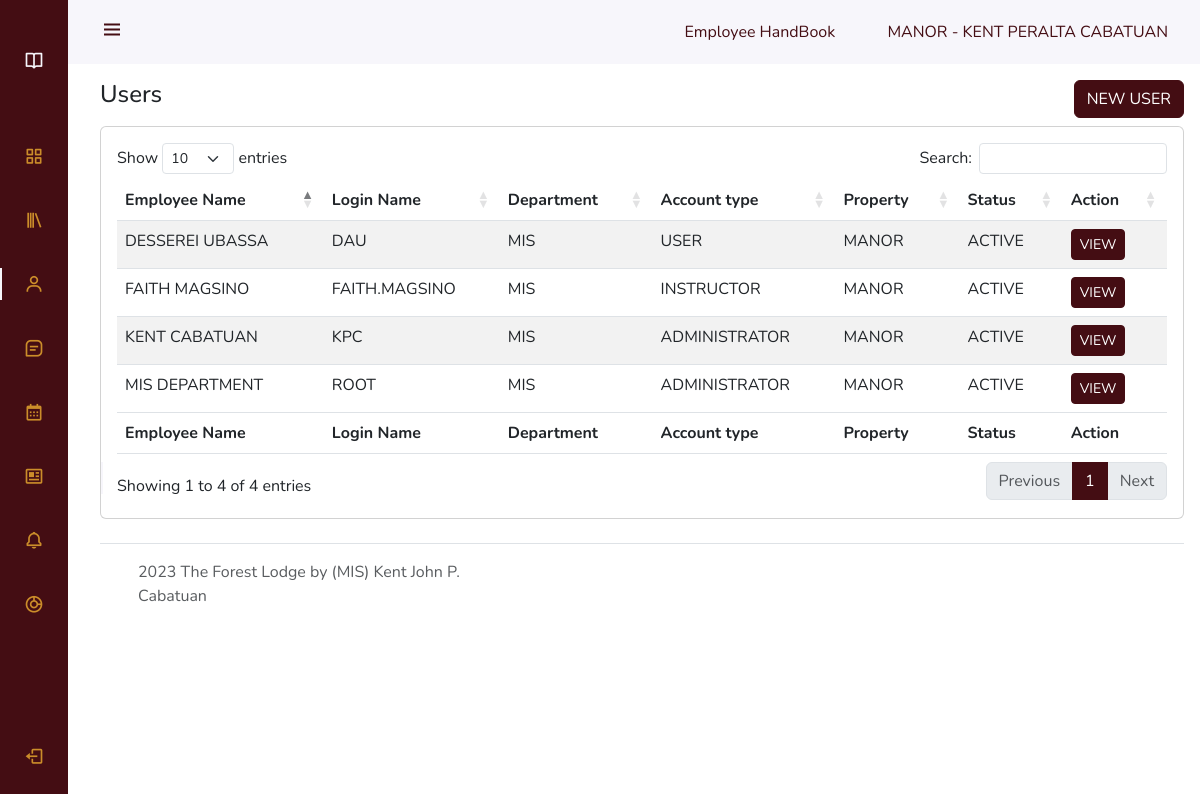
Screenshot of /user_accounts.php (signed in) with the database file from the repository.
### tables this page shows
CREATE TABLE `tbl_employee` (
  `employee_id` int(100) NOT NULL,
  `employee_username` varchar(255) NOT NULL,
  `employee_mobile_number` varchar(50) NOT NULL,
  `employee_email` varchar(255) NOT NULL,
  `employee_password` varchar(255) NOT NULL,
  `employee_first_name` varchar(50) NOT NULL,
  `employee_last_name` varchar(50) NOT NULL,
  `employee_middle_name` varchar(20) NOT NULL,
  `employee_suffix` varchar(20) NOT NULL,
  `employee_job_title` varchar(50) NOT NULL,
  `department_id` int(20) NOT NULL,
  `employee_baguio_address` varchar(50) NOT NULL,
  `employee_present_address` varchar(50) NOT NULL,
  `account_type` varchar(20) NOT NULL,
  `account_status` varchar(20) NOT NULL,
  `property` varchar(50) NOT NULL,
  `employee_date_started` varchar(100) NOT NULL,
  `employment_status` varchar(100) NOT NULL,
  `birth_date` varchar(100) NOT NULL,
  `civil_status` varchar(20) NOT NULL
);

CREATE TABLE `tbl_department` (
  `department_id` int(20) NOT NULL,
  `department_name` varchar(100) NOT NULL
);

### user_includes/display_user.php (called while the page is built)
<?php
try{
	require "server/config_main.php";
    include 'server/encrypt_decrypt_get.php';
	$connection=new PDO($dsn, $username, $password, $options);
	$sql="SELECT
        tbl_employee.employee_id AS 'employee_id',
        tbl_employee.employee_username AS 'employee_username',
        tbl_employee.employee_mobile_number AS 'employee_mobile_number',
        tbl_employee.employee_email AS 'employee_email',
        tbl_employee.employee_password AS 'employee_password',
        tbl_employee.employee_first_name AS 'employee_first_name',
        tbl_employee.employee_last_name AS 'employee_last_name',
        tbl_employee.employee_job_title AS 'employee_job_title',
        tbl_employee.property AS 'property',
        tbl_department.department_name AS 'department_name',
        tbl_employee.account_type AS 'account_type',
        tbl_employee.account_status AS 'account_status'
    FROM tbl_employee JOIN tbl_department ON tbl_employee.department_id = tbl_department.department_id";
	$statement_list_employee = $connection->prepare($sql);
  	$statement_list_employee->execute();
	$result_list_employee = $statement_list_employee->fetchAll();
} catch(PDOException $error){
	echo $sql . "<br>" . $error->getMessage();
}
?>

### server/common.php (called while the page is built, shortened)
<?php
function escape($html) {
    return htmlspecialchars($html, ENT_QUOTES | ENT_SUBSTITUTE, "UTF-8");
}
?>

### server/encrypt_decrypt_get.php (called while the page is built, shortened)
<?php
function base64_url_encode($input) {
    return strtr(base64_encode($input), '+/=', '._-');
}
?>

### user_accounts.php (the view, shortened to what this page needs)
<?php include 'templates/dashboard_header.php' ?>
<?php include 'user_includes/add_user.php'?>
<?php include 'user_includes/display_user.php'?>
<?php include 'templates/navbar.php' ?>
    <div class="height-100">
        <div class="d-flex justify-content-between mb-2">
            <div class="mt-3">
                <h4>Users</h4>
            </div>
            <div class="mt-3">
                <button class="btn btn-success" data-bs-toggle="modal" data-bs-target="#new-account">NEW USER</button>
            </div>
        </div>
        <div class="">
            <div class="">
                <div class="card">
                    <div class="card-body">
                        <table id="example" class="table table-striped" style="width:100%">
                            <thead>
                                <tr>
                                    <th>Employee Name</th>
                                    <th>Login Name</th>
                                    <th>Department</th>
                                    <th>Account type</th>
                                    <th>Property</th>
                                    <th>Status</th>
                                    <th>Action</th>
                                </tr>
                            </thead>
                            <tbody>
                                <?php foreach ($result_list_employee as $row) : ?>
                                <tr>
                                        <td><?php echo strtoupper(escape($row['employee_first_name']) . ' ' . escape($row['employee_last_name'])); ?></td>
                                        <td><?php echo strtoupper(escape($row['employee_username']));?></td>
                                        <td><?php echo strtoupper(escape($row['department_name']));?></td>
                                        <td><?php echo strtoupper(escape($row['account_type']));?></td>
                                        <td><?php echo strtoupper(escape($row['property']));?></td>
                                        <td><?php echo strtoupper(escape($row['account_status']));?></td>
                                        <td>
                                            <a href="account?u=<?php echo base64_url_encode(escape($row['employee_id']));?>" type="button" class="btn btn-success btn-sm">VIEW</a>
                                        </td>
                                </tr>
                                <?php endforeach?>
                            </tbody>
                            <tfoot>
                                <tr>
                                    <th>Employee Name</th>
                                    <th>Login Name</th>
                                    <th>Department</th>
                                    <th>Account type</th>
                                    <th>Property</th>
                                    <th>Status</th>
                                    <th>Action</th>
                                </tr>
                            </tfoot>
                        </table>
                    </div>
                </div>
            </div>
        </div>
        <?php include 'templates/footer_style.php'?>
    </div>
<?php include 'templates/dashboard_footer.php' ?>

### templates/navbar.php
<?php $activePage = basename($_SERVER['PHP_SELF'], ".php"); ?>
<header class="header" id="header">
        <div class="header_toggle"> <i class='bx bx-menu' id="header-toggle"></i> </div>
        <div>
            <a class="pe-5" href="handbook">Employee HandBook</a>
            <a href="profile"><?= strtoupper($property . ' - '. $employee_first_name . ' ' . $employee_middle_name . ' ' . $employee_last_name . ' ' . $employee_suffix); ?></a>
        </div>
    </header>
    <div class="l-navbar" id="nav-bar">
        <nav class="nav">
            <div> <a href="#" class="nav_logo"> <i class='bx bx-book-open nav_logo-icon'></i> <span class="nav_logo-name">E-Learning <br> Management <br> System</span> </a>
                <div class="nav_list">
                    <a href="/learnatleisure-lms" class="nav_link <?= ($activePage == 'index') ? 'active':''; ?>"> <i class='bx bx-grid-alt nav_icon'></i> <span class="nav_name">Dashboard</span> </a>
                    <a href="<?php echo $server_link;?>library" class="nav_link <?= (($activePage == 'library') || ($activePage == 'course')) ? 'active':''; ?>"> <i class='bx bx-library nav_icon'></i> <span class="nav_name">My LMS</span> </a>
                    <?php if(($account_type == 'administrator') || ($account_type == 'instructor')):?>
                    <a href="<?php echo $server_link;?>user_accounts" class="nav_link <?= ($activePage == 'user_accounts' || $activePage == 'account') ? 'active':''; ?>"> <i class='bx bx-user nav_icon'></i> <span class="nav_name">Users</span> </a>
                    <?php endif?>
                    <a href="<?php echo $server_link;?>conversations" class="nav_link <?= ($activePage == 'conversations') ? 'active':''; ?>"> <i class='bx bx-message-square-detail nav_icon'></i> <span class="nav_name">Inbox</span> </a>
                    <a href="<?php echo $server_link;?>calendar" class="nav_link <?= ($activePage == 'calendar') ? 'active':''; ?>"> <i class='bx bx-calendar nav_icon'></i> <span class="nav_name">Training Calendar</span> </a>
                    <a href="news" class="nav_link <?= ($activePage == 'news') ? 'active':''; ?>"> <i class='bx bx-news nav_icon'></i> <span class="nav_name">Updates</span> </a>
                    <a href="noticeboard" class="nav_link <?= ($activePage == 'noticeboard') ? 'active':''; ?>"> <i class='bx bx-bell nav_icon'></i> <span class="nav_name">Noticeboard</span> </a>
                    <?php if(($account_type == 'administrator') || ($account_type == 'instructor')):?>
                    <a href="performacereview" class="nav_link <?= ($activePage == 'performacereview') ? 'active':''; ?>"> <i class='bx bx-doughnut-chart nav_icon'></i> <span class="nav_name">Performance Review</span> </a>
                    <?php endif?>
                </div>
            </div> <a href="logout" class="nav_link"> <i class='bx bx-log-out nav_icon'></i> <span class="nav_name">SignOut</span> </a>
        </nav>
    </div>

### css/style.css (style rules this page uses)
.header,body { padding:0 1rem }
.header,.l-navbar { position:fixed;top:0;transition:.5s;z-index:var(--z-fixed) }
.header_img,.nav { display:flex;overflow:hidden }
.active::before,.header { background-color:var(--white-color) }
:root { --header-height:3rem;--nav-width:68px;--first-color:#1A8348;--first-color-light:#78bb95;--white-color:#F7F6FB;--body-font:'Nunito',sans-serif;--normal-font-size:1rem;--z-fixed:100 }
*,::after,::before { box-sizing:border-box }
body { position:relative;margin:var(--header-height) 0 0 0;font-family:var(--body-font);font-size:var(--normal-font-size);transition:.5s }
a { text-decoration:none }
.header { width:100%;height:var(--header-height);left:0;display:flex;align-items:center;justify-content:space-between }
.header_toggle { color:var(--first-color);font-size:1.5rem;cursor:pointer }
.nav_logo-icon,.nav_logo-name { color:var(--white-color) }
.nav_icon,.nav_logo-icon { font-size:1.25rem }
.l-navbar { left:-30%;width:var(--nav-width);height:100vh;background-color:var(--first-color);padding:.5rem 1rem 0 0 }
.nav { height:100%;flex-direction:column;justify-content:space-between }
.nav_link,.nav_logo { display:grid;grid-template-columns:max-content max-content;align-items:center;column-gap:1rem;padding:.5rem 0 .5rem 1.5rem }
.nav_logo { margin-bottom:2rem }
.nav_link { position:relative;color:var(--first-color-light);margin-bottom:1.5rem;transition:.3s }
.active,.nav_link:hover { color:var(--white-color) }
.active::before { content:'';position:absolute;left:0;width:2px;height:32px }
.height-100 { height:100vh }
@media screen and (min-width:768px) { body { margin:calc(var(--header-height) + 1rem) 0 0 0;padding-left:calc(var(--nav-width) + 2rem) } }
@media screen and (min-width:768px) { .header { height:calc(var(--header-height) + 1rem);padding:0 2rem 0 calc(var(--nav-width) + 2rem) } }
@media screen and (min-width:768px) { .l-navbar { left:0;padding:1rem 1rem 0 0 } }

### templates/dashboard_header.php (style rules this page uses)
.l-navbar { background-color: #440D13; }
.btn-success { background-color: #440D13; border-color:#440D13; }
.nav_link { color: #CB8D2A; }
#header-toggle { color:#440D13 !important; }
a { color: #440D13; }

### rows the page displays
tbl_employee: property+employee_first_name+employee_middle_name "MANOR - KENT PERALTA CABATUAN", employee_first_name+employee_last_name "KENT CABATUAN", employee_username "KPC", department.department_name "MIS", account_type "ADMINISTRATOR", property "MANOR", account_status "ACTIVE"
tbl_employee: employee_first_name+employee_last_name "MIS DEPARTMENT", employee_username "ROOT", department.department_name "MIS", account_type "ADMINISTRATOR", property "MANOR", account_status "ACTIVE"
tbl_employee: employee_first_name+employee_last_name "DESSEREI UBASSA", employee_username "DAU", department.department_name "MIS", account_type "USER", property "MANOR", account_status "ACTIVE"
tbl_employee: employee_first_name+employee_last_name "FAITH MAGSINO", employee_username "FAITH.MAGSINO", department.department_name "MIS", account_type "INSTRUCTOR", property "MANOR", account_status "ACTIVE"
